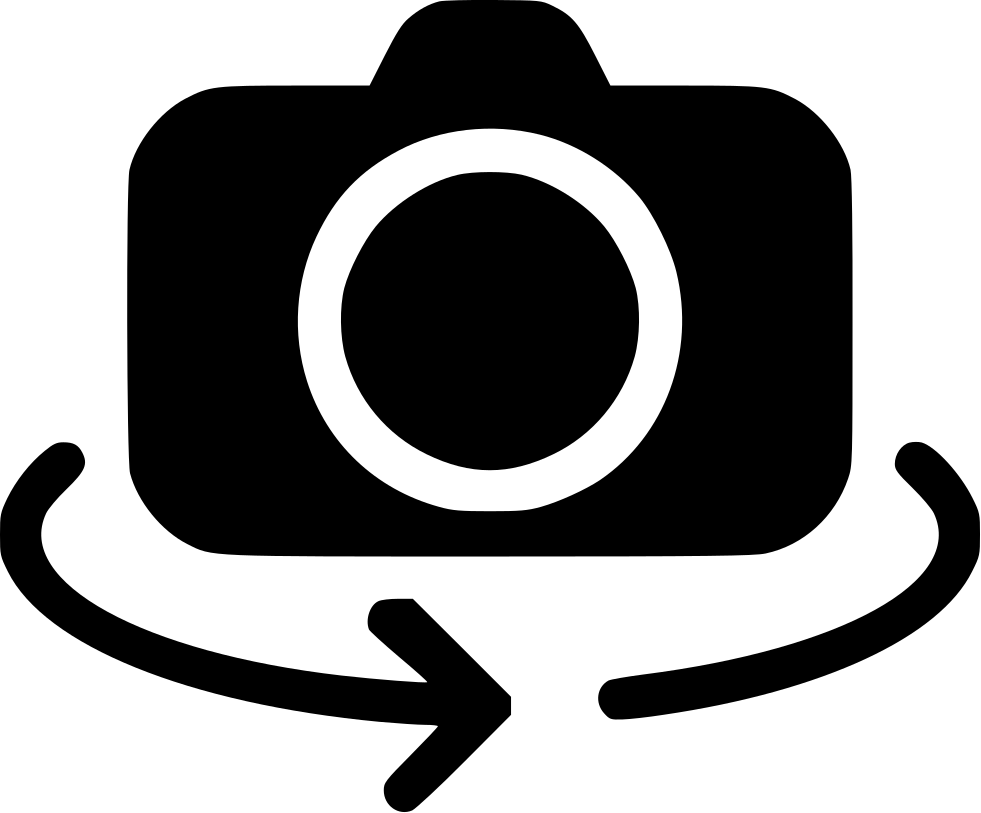
#> input picture Images/Camera.png, 981 x 813 px, found by its file name
$ python Resize_image.py
#> lines starting #> are read from the running program, lines starting #| are printed output that depends on the picture
from PIL import Image, ImageOps

img  = Image.open("Images\Camera.png")
#> img is the input picture: PIL image 981x813 RGBA; mean R, G, B, A 140.6, 140.6, 140.6, 115.7

resized_img = ImageOps.fit(img, (64, 48), Image.Resampling.LANCZOS)
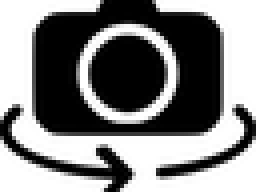
#> resized_img: PIL image 64x48 RGBA (shown 4 times larger); mean R, G, B, A 7.6, 7.6, 7.6, 125; transparent parts drawn white

resized_img.save("Camera.png")
print("Resized to 640x480")
